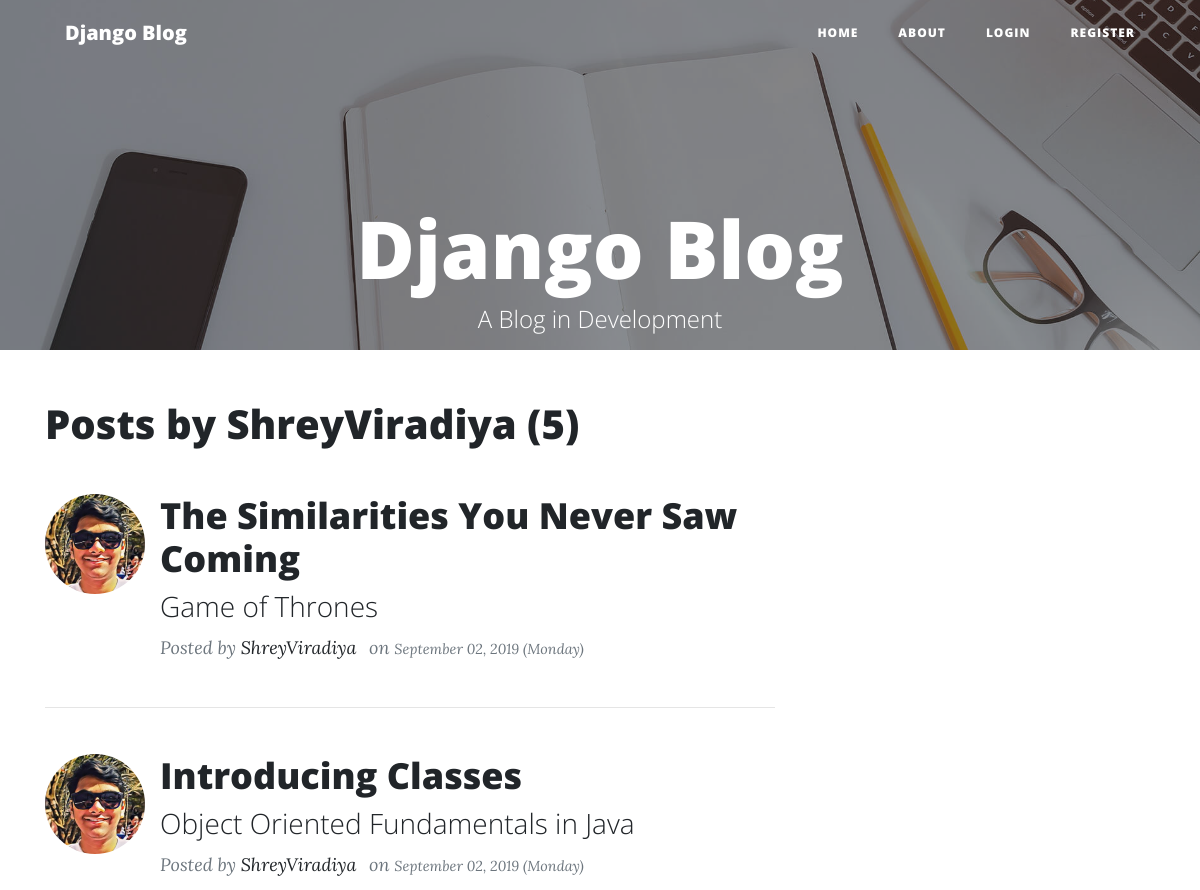
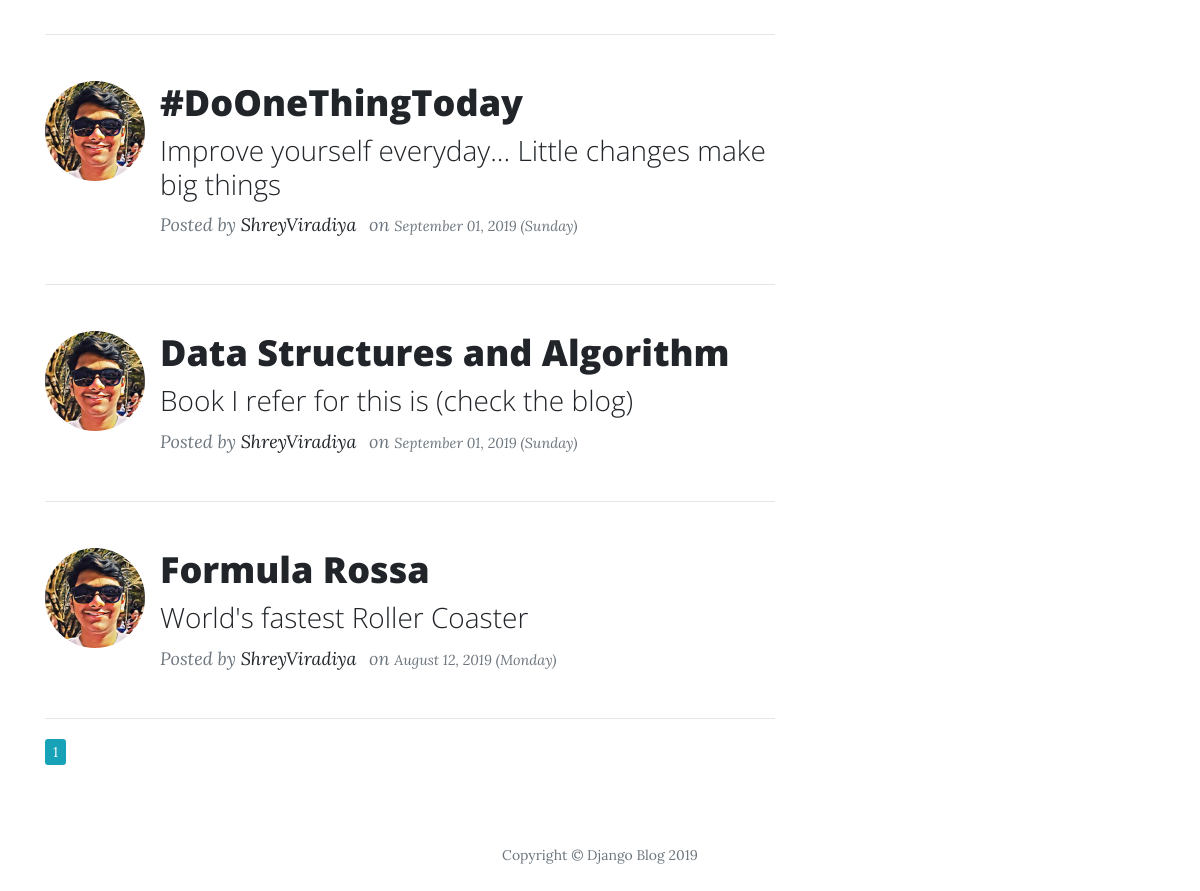
Page /user/ShreyViradiya on the earlier database version (2 pictures, top to bottom).
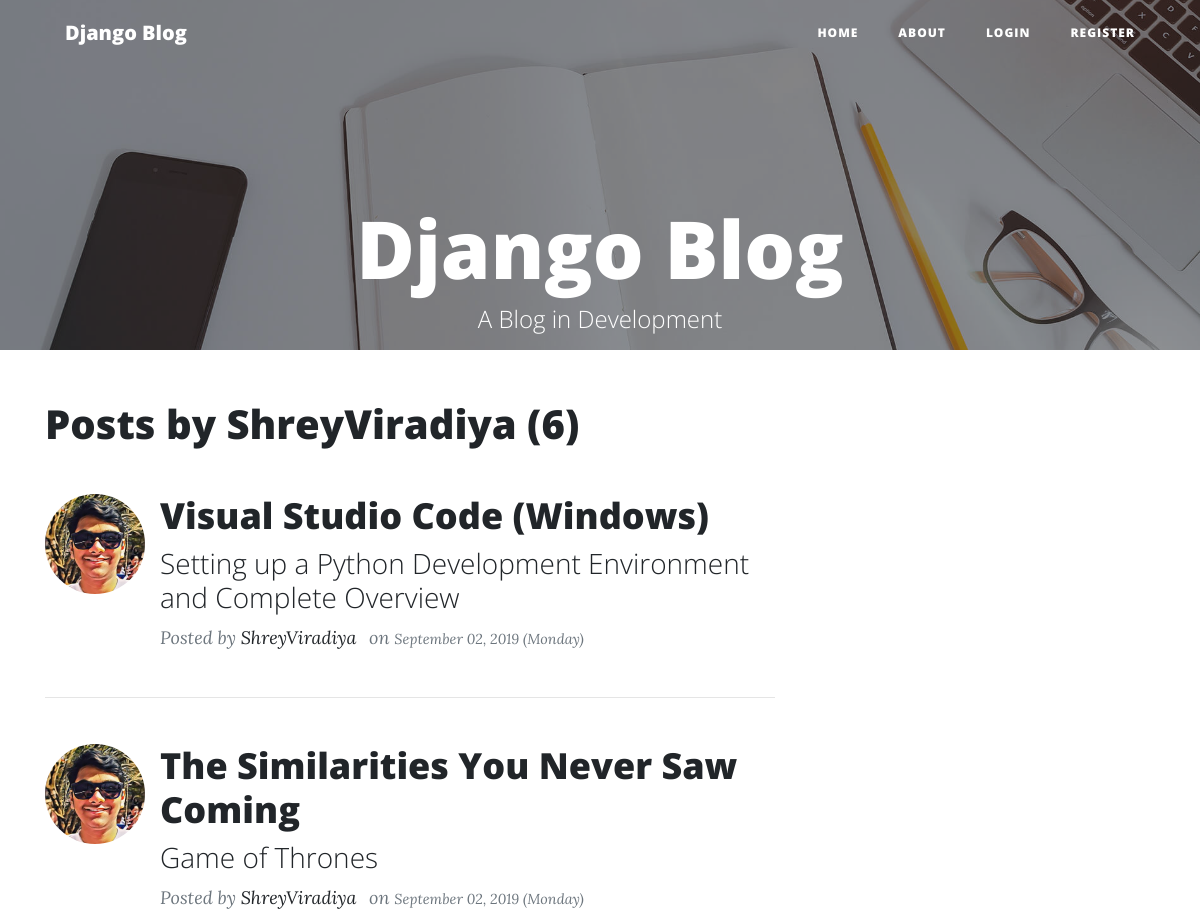
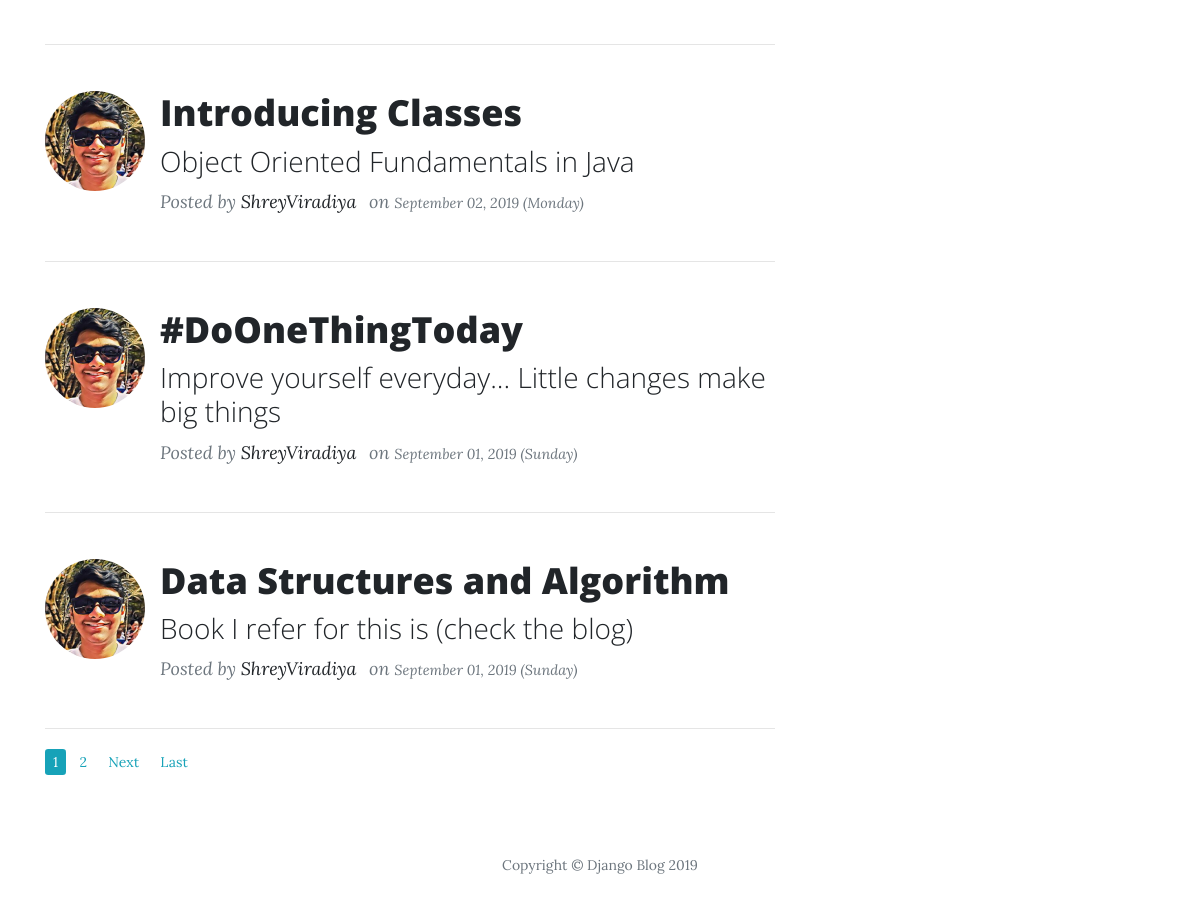
Same page on the later database version (2 pictures, top to bottom).
### blog/models.py (models this page shows, shortened)
class Post(models.Model):
    title = models.CharField(max_length = 100)
    subtitle = models.CharField(max_length = 500, default = "Subtitle Text Here")
    content = models.TextField()
    date_posted = models.DateTimeField(default = timezone.now)
    author = models.ForeignKey(User, on_delete = models.CASCADE)

### users/models.py (models this page shows, shortened)
class Profile(models.Model):
    user = models.OneToOneField(User, on_delete = models.CASCADE)
    image = models.ImageField(default = 'default.jpg', upload_to = 'profile_pics')

### blog/views.py (the view)
# urls.py: path('user/<str:username>', UserPostListView.as_view() , name = 'user-posts'),
class UserPostListView(ListView):
    model = Post
    template_name = 'blog/user_post.html'  # <app>/<model>_<viewtype>.html
    context_object_name = 'posts'
    paginate_by = 5
    def get_queryset(self):
        user = get_object_or_404(User, username = self.kwargs.get('username')) #getting user from url
        return Post.objects.filter(author = user).order_by('-date_posted')

### blog/templates/blog/user_post.html (shortened to what this page needs)
{% extends "blog/base.html" %}
{% block content %}
    <h1 class="mb-3" >Posts by {{ view.kwargs.username }} ({{ page_obj.paginator.count }})</h1>
    {%for post in posts%}
    <div class="d-xl-flex align-items-xl-start">
    <img class="rounded-circle" src="{{ post.author.profile.image.url }}" style="height: 100px; width: 100px; margin-right: 15px;margin-top: 30px">
    <div class="post-preview">
        <a href="{% url 'post-detail' post.id %}">
            <h2 class="post-title">{{ post.title }}</h2>
        </a>
        <a>
            <h3 class="post-subtitle">{{ post.subtitle }}</h3></a>
        <p class="post-meta">Posted by <a class="mr-2" href="{% url 'user-posts' post.author.username %}">{{ post.author }}</a> on <small class="text-muted">{{ post.date_posted|date:"F d, Y (l)" }}</small></p>
    </div>
    </div>
    <hr>
    {%endfor%}
    {% for num in page_obj.paginator.page_range %}
        {% if page_obj.number == num %}
            <a class="btn-sm btn-info mb-4" href="?page={{ num }}">{{ num }}</a>
        {% elif num > page_obj.number|add:'-3' and num < page_obj.number|add:'3'%}
            <a class="btn-sm btn-outline-info mb-4" href="?page={{ num }}">{{ num }}</a>
        {% endif %}
    {% endfor %}
    {% if page_obj.has_next %}
        <a class="btn-sm btn-outline-info mb-4" href="?page={{ page_obj.next_page_number}}">Next</a>
        <a class="btn-sm btn-outline-info mb-4" href="?page={{ page_obj.paginator.num_pages }}">Last</a>
    {% endif %}
{% endblock content %}

### blog/templates/blog/base.html (shortened to what this page needs)
{% load static %}
{% load crispy_forms_tags %}
<!DOCTYPE html>
<html>
<head>
    <link rel="stylesheet" href="{% static 'blog/bootstrap.min.css' %}">
    <link rel="stylesheet" href="{% static 'blog/font-awesome.min.css' %}">
    <link rel="stylesheet" href="{% static 'blog/main.css' %}">
</head>
<body>
    <nav class="navbar navbar-light navbar-expand-lg fixed-top" id="mainNav">
        <div class="container"><a class="navbar-brand" href="{% url 'blog-home' %}">Django Blog</a>
            <div
                class="collapse navbar-collapse" id="navbarResponsive">
                <ul class="nav navbar-nav ml-auto">
                    <li class="nav-item" role="presentation"><a class="nav-link" href="{% url 'blog-home' %}">Home</a></li>
                    <li class="nav-item" role="presentation"><a class="nav-link" href="{% url 'blog-about' %}">About</a></li>
                    {% if user.is_authenticated %}
                    <li class="nav-item" role="presentation"><a class="nav-link" href="{% url 'post-create' %}">Create A Post</a></li>
                    <li class="nav-item" role="presentation"><a class="nav-link" href="{% url 'profile' %}">Profile</a></li>
                    <li class="nav-item" role="presentation"><a class="nav-link" href="{% url 'logout' %}">Logout</a></li>
                    {% else %}
                    <li class="nav-item" role="presentation"><a class="nav-link" href="{% url 'login' %}">Login</a></li>
                    <li class="nav-item" role="presentation"><a class="nav-link" href="{% url 'register' %}">Register</a></li>
                    {% endif %}
                </ul>
        </div>
        </div>
    </nav>
    <header class="masthead" style="background-image: url({% static 'blog/home-bg.jpg' %}) ;height: 350px;">
        <div class="overlay"></div>
        <div class="container text-center">
            <div class="row">
                <div class="col-md-10 col-lg-8 mx-auto">
                    <div class="site-heading">
                        <h1>Django Blog</h1><span class="subheading">A Blog in Development</span></div>
                </div>
            </div>
        </div>
    </header>
    <div class="container">
        <div class="row">
            <div class="col-md-10 col-lg-8">
                <div class="row">
                    <div class="col-lg-12 col-md-10">
                      {% block content %}{% endblock %}
                    </div>
            </div>
        </div>
    </div>
    <footer>
        <div class="container">
            <div class="row">
                <div class="col-md-10 col-lg-8 mx-auto">
                    <p class="text-muted copyright">Copyright&nbsp;©&nbsp;Django Blog 2019</p>
                </div>
            </div>
        </div>
    </footer>
</body>
</html>

Differences in the rows shown:
no longer on this page (row unchanged): Post: author.profile.image (picture), title "Formula Rossa", subtitle "World's fastest Roller Coaster", author "ShreyViradiya", date_posted "August 12, 2019 (Monday)"
added Post: author.profile.image (picture), title "Visual Studio Code (Windows)", subtitle "Setting up a Python Development Environment and Complete Overview", author "ShreyViradiya", date_posted "September 02, 2019 (Monday)"
Other differences:
{{ page_obj.paginator.count }}: "5" → "6"
new list line: "2"
text now shown: "Next Last"
